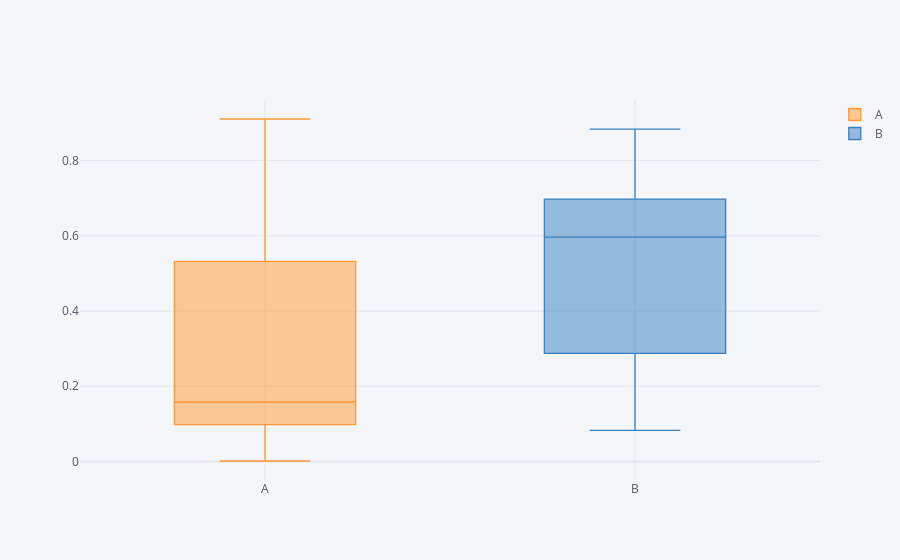

Write notebook code for a chart like this one.
### Code cell
df.iplot(kind = 'box')

### Figure 1 — Plotly figure (JSON) as saved in the notebook; plotly's stock layout.template omitted (floating-point values rounded to 4 significant figures)
{"data": [{"boxpoints": false, "line": {"width": 1.3}, "marker": {"color": "rgba(255, 153, 51, 1.0)"}, "name": "A", "orientation": "v", "type": "box", "y": [0.001162, 0.07817, 0.399, 0.9107, 0.8433, 0.5319, 0.09809, 0.1643, 0.1518, 0.1201]}, {"boxpoints": false, "line": {"width": 1.3}, "marker": {"color": "rgba(55, 128, 191, 1.0)"}, "name": "B", "orientation": "v", "type": "box", "y": [0.6507, 0.2874, 0.6977, 0.7743, 0.0828, 0.2676, 0.5428, 0.8836, 0.5251, 0.6766]}], "layout": {"legend": {"bgcolor": "#F5F6F9", "font": {"color": "#4D5663"}}, "paper_bgcolor": "#F5F6F9", "plot_bgcolor": "#F5F6F9", "title": {"font": {"color": "#4D5663"}}, "xaxis": {"gridcolor": "#E1E5ED", "showgrid": true, "tickfont": {"color": "#4D5663"}, "title": {"font": {"color": "#4D5663"}, "text": ""}, "zerolinecolor": "#E1E5ED"}, "yaxis": {"gridcolor": "#E1E5ED", "showgrid": true, "tickfont": {"color": "#4D5663"}, "title": {"font": {"color": "#4D5663"}, "text": ""}, "zerolinecolor": "#E1E5ED"}}}
